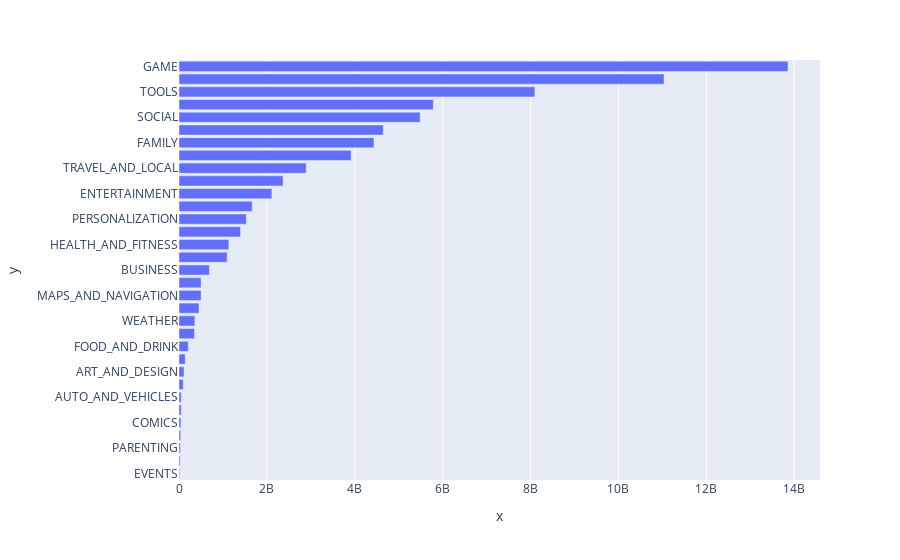

The code cell stored with this chart in its notebook:
### Code cell
h_bar = px.bar(x = category_installs.Installs,
               y = category_installs.index,
               orientation='h')
 
h_bar.show()

### Figure 1 — Plotly figure (JSON) as saved in the notebook; plotly's stock layout.template omitted (floating-point values rounded to 4 significant figures)
{"data": [{"alignmentgroup": "True", "hovertemplate": "x=%{x}<br>y=%{y}<extra></extra>", "legendgroup": "", "marker": {"color": "#636efa", "pattern": {"shape": ""}}, "name": "", "offsetgroup": "", "orientation": "h", "showlegend": false, "textposition": "auto", "type": "bar", "x": [15949410, 26916200, 31116110, 39162676, 44931100, 52083000, 53129800, 97082000, 114233100, 140912410, 211677750, 352852000, 361096500, 455249400, 503267560, 503611120, 692018120, 1096431465, 1134006220, 1400331540, 1532352930, 1665791655, 2113660000, 2369110650, 2894859300, 3916897200, 4437554490, 4649143130, 5487841475, 5788070180, 8099724500, 11039241530, 13858762717], "xaxis": "x", "y": ["EVENTS", "BEAUTY", "PARENTING", "MEDICAL", "COMICS", "LIBRARIES_AND_DEMO", "AUTO_AND_VEHICLES", "HOUSE_AND_HOME", "ART_AND_DESIGN", "DATING", "FOOD_AND_DRINK", "EDUCATION", "WEATHER", "FINANCE", "MAPS_AND_NAVIGATION", "LIFESTYLE", "BUSINESS", "SPORTS", "HEALTH_AND_FITNESS", "SHOPPING", "PERSONALIZATION", "BOOKS_AND_REFERENCE", "ENTERTAINMENT", "NEWS_AND_MAGAZINES", "TRAVEL_AND_LOCAL", "VIDEO_PLAYERS", "FAMILY", "PHOTOGRAPHY", "SOCIAL", "PRODUCTIVITY", "TOOLS", "COMMUNICATION", "GAME"], "yaxis": "y"}], "layout": {"autosize": true, "barmode": "relative", "legend": {"tracegroupgap": 0}, "margin": {"t": 60}, "xaxis": {"anchor": "y", "autorange": true, "domain": [0, 1], "range": [0, 14590000000.0], "title": {"text": "x"}, "type": "linear"}, "yaxis": {"anchor": "x", "autorange": true, "domain": [0, 1], "range": [-0.5, 32.5], "title": {"text": "y"}, "type": "category"}}}
